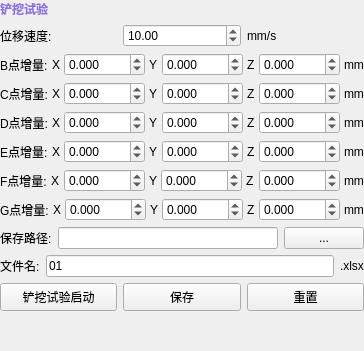
             <widget class="QWidget" name="testShovelPage">
              <layout class="QVBoxLayout" name="testShovelPageLayout">
               <property name="leftMargin">
                <number>0</number>
               </property>
               <property name="topMargin">
                <number>0</number>
               </property>
               <property name="rightMargin">
                <number>0</number>
               </property>
               <property name="bottomMargin">
                <number>0</number>
               </property>
               <item>
                <widget class="QLabel" name="testShovelLabel">
                 <property name="styleSheet">
                  <string>font-weight:bold;color:#8e72d4;</string>
                 </property>
                 <property name="text">
                  <string>铲挖试验</string>
                 </property>
                </widget>
               </item>
               <item>
                <layout class="QHBoxLayout" name="testShovelSpeedRow">
                 <item>
                  <widget class="QLabel" name="testShovelSpeedLabel">
                   <property name="text">
                    <string>位移速度:</string>
                   </property>
                  </widget>
                 </item>
                 <item>
                  <widget class="QDoubleSpinBox" name="testShovelSpeed">
                   <property name="minimumSize">
                    <size>
                     <width>90</width>
                     <height>0</height>
                    </size>
                   </property>
                   <property name="minimum">
                    <double>1.000000000000000</double>
                   </property>
                   <property name="maximum">
                    <double>100.000000000000000</double>
                   </property>
                   <property name="value">
                    <double>10.000000000000000</double>
                   </property>
                  </widget>
                 </item>
                 <item>
                  <widget class="QLabel" name="testShovelSpeedUnit">
                   <property name="minimumSize">
                    <size>
                     <width>40</width>
                     <height>0</height>
                    </size>
                   </property>
                   <property name="text">
                    <string>mm/s</string>
                   </property>
                  </widget>
                 </item>
                </layout>
               </item>
               <item>
                <layout class="QHBoxLayout" name="testShovelBRow">
                 <property name="spacing"><number>4</number></property>
                 <item><widget class="QLabel" name="testShovelBLabel"><property name="text"><string>B点增量:</string></property></widget></item>
                 <item><widget class="QLabel" name="testShovelB_XLabel"><property name="text"><string>X</string></property></widget></item>
                 <item><widget class="QDoubleSpinBox" name="testShovelB_X"><property name="decimals"><number>3</number></property><property name="minimum"><double>-1000.000000000000000</double></property><property name="maximum"><double>1000.000000000000000</double></property></widget></item>
                 <item><widget class="QLabel" name="testShovelB_YLabel"><property name="text"><string>Y</string></property></widget></item>
                 <item><widget class="QDoubleSpinBox" name="testShovelB_Y"><property name="decimals"><number>3</number></property><property name="minimum"><double>-1000.000000000000000</double></property><property name="maximum"><double>1000.000000000000000</double></property></widget></item>
                 <item><widget class="QLabel" name="testShovelB_ZLabel"><property name="text"><string>Z</string></property></widget></item>
                 <item><widget class="QDoubleSpinBox" name="testShovelB_Z"><property name="decimals"><number>3</number></property><property name="minimum"><double>-1000.000000000000000</double></property><property name="maximum"><double>1000.000000000000000</double></property></widget></item>
                 <item><widget class="QLabel" name="testShovelBUnit"><property name="text"><string>mm</string></property></widget></item>
                </layout>
               </item>
               <item>
                <layout class="QHBoxLayout" name="testShovelCRow">
                 <property name="spacing"><number>4</number></property>
                 <item><widget class="QLabel" name="testShovelCLabel"><property name="text"><string>C点增量:</string></property></widget></item>
                 <item><widget class="QLabel" name="testShovelC_XLabel"><property name="text"><string>X</string></property></widget></item>
                 <item><widget class="QDoubleSpinBox" name="testShovelC_X"><property name="decimals"><number>3</number></property><property name="minimum"><double>-1000.000000000000000</double></property><property name="maximum"><double>1000.000000000000000</double></property></widget></item>
                 <item><widget class="QLabel" name="testShovelC_YLabel"><property name="text"><string>Y</string></property></widget></item>
                 <item><widget class="QDoubleSpinBox" name="testShovelC_Y"><property name="decimals"><number>3</number></property><property name="minimum"><double>-1000.000000000000000</double></property><property name="maximum"><double>1000.000000000000000</double></property></widget></item>
                 <item><widget class="QLabel" name="testShovelC_ZLabel"><property name="text"><string>Z</string></property></widget></item>
                 <item><widget class="QDoubleSpinBox" name="testShovelC_Z"><property name="decimals"><number>3</number></property><property name="minimum"><double>-1000.000000000000000</double></property><property name="maximum"><double>1000.000000000000000</double></property></widget></item>
                 <item><widget class="QLabel" name="testShovelCUnit"><property name="text"><string>mm</string></property></widget></item>
                </layout>
               </item>
               <item>
               <layout class="QHBoxLayout" name="testShovelDRow">
                 <property name="spacing"><number>4</number></property>
                 <item><widget class="QLabel" name="testShovelDLabel"><property name="text"><string>D点增量:</string></property></widget></item>
                 <item><widget class="QLabel" name="testShovelD_XLabel"><property name="text"><string>X</string></property></widget></item>
                 <item><widget class="QDoubleSpinBox" name="testShovelD_X"><property name="decimals"><number>3</number></property><property name="minimum"><double>-1000.000000000000000</double></property><property name="maximum"><double>1000.000000000000000</double></property></widget></item>
                 <item><widget class="QLabel" name="testShovelD_YLabel"><property name="text"><string>Y</string></property></widget></item>
                 <item><widget class="QDoubleSpinBox" name="testShovelD_Y"><property name="decimals"><number>3</number></property><property name="minimum"><double>-1000.000000000000000</double></property><property name="maximum"><double>1000.000000000000000</double></property></widget></item>
                 <item><widget class="QLabel" name="testShovelD_ZLabel"><property name="text"><string>Z</string></property></widget></item>
                 <item><widget class="QDoubleSpinBox" name="testShovelD_Z"><property name="decimals"><number>3</number></property><property name="minimum"><double>-1000.000000000000000</double></property><property name="maximum"><double>1000.000000000000000</double></property></widget></item>
                 <item><widget class="QLabel" name="testShovelDUnit"><property name="text"><string>mm</string></property></widget></item>
                </layout>
               </item>
               <item>
                <layout class="QHBoxLayout" name="testShovelERow">
                 <property name="spacing"><number>4</number></property>
                 <item><widget class="QLabel" name="testShovelELabel"><property name="text"><string>E点增量:</string></property></widget></item>
                 <item><widget class="QLabel" name="testShovelE_XLabel"><property name="text"><string>X</string></property></widget></item>
                 <item><widget class="QDoubleSpinBox" name="testShovelE_X"><property name="decimals"><number>3</number></property><property name="minimum"><double>-1000.000000000000000</double></property><property name="maximum"><double>1000.000000000000000</double></property></widget></item>
                 <item><widget class="QLabel" name="testShovelE_YLabel"><property name="text"><string>Y</string></property></widget></item>
                 <item><widget class="QDoubleSpinBox" name="testShovelE_Y"><property name="decimals"><number>3</number></property><property name="minimum"><double>-1000.000000000000000</double></property><property name="maximum"><double>1000.000000000000000</double></property></widget></item>
                 <item><widget class="QLabel" name="testShovelE_ZLabel"><property name="text"><string>Z</string></property></widget></item>
                 <item><widget class="QDoubleSpinBox" name="testShovelE_Z"><property name="decimals"><number>3</number></property><property name="minimum"><double>-1000.000000000000000</double></property><property name="maximum"><double>1000.000000000000000</double></property></widget></item>
                 <item><widget class="QLabel" name="testShovelEUnit"><property name="text"><string>mm</string></property></widget></item>
                </layout>
               </item>
               <item>
                <layout class="QHBoxLayout" name="testShovelFRow">
                 <property name="spacing"><number>4</number></property>
                 <item><widget class="QLabel" name="testShovelFLabel"><property name="text"><string>F点增量:</string></property></widget></item>
                 <item><widget class="QLabel" name="testShovelF_XLabel"><property name="text"><string>X</string></property></widget></item>
                 <item><widget class="QDoubleSpinBox" name="testShovelF_X"><property name="decimals"><number>3</number></property><property name="minimum"><double>-1000.000000000000000</double></property><property name="maximum"><double>1000.000000000000000</double></property></widget></item>
                 <item><widget class="QLabel" name="testShovelF_YLabel"><property name="text"><string>Y</string></property></widget></item>
                 <item><widget class="QDoubleSpinBox" name="testShovelF_Y"><property name="decimals"><number>3</number></property><property name="minimum"><double>-1000.000000000000000</double></property><property name="maximum"><double>1000.000000000000000</double></property></widget></item>
                 <item><widget class="QLabel" name="testShovelF_ZLabel"><property name="text"><string>Z</string></property></widget></item>
                 <item><widget class="QDoubleSpinBox" name="testShovelF_Z"><property name="decimals"><number>3</number></property><property name="minimum"><double>-1000.000000000000000</double></property><property name="maximum"><double>1000.000000000000000</double></property></widget></item>
                 <item><widget class="QLabel" name="testShovelFUnit"><property name="text"><string>mm</string></property></widget></item>
                </layout>
               </item>
               <item>
                <layout class="QHBoxLayout" name="testShovelGRow">
                 <property name="spacing"><number>4</number></property>
                 <item><widget class="QLabel" name="testShovelGLabel"><property name="text"><string>G点增量:</string></property></widget></item>
                 <item><widget class="QLabel" name="testShovelG_XLabel"><property name="text"><string>X</string></property></widget></item>
                 <item><widget class="QDoubleSpinBox" name="testShovelG_X"><property name="decimals"><number>3</number></property><property name="minimum"><double>-1000.000000000000000</double></property><property name="maximum"><double>1000.000000000000000</double></property></widget></item>
                 <item><widget class="QLabel" name="testShovelG_YLabel"><property name="text"><string>Y</string></property></widget></item>
                 <item><widget class="QDoubleSpinBox" name="testShovelG_Y"><property name="decimals"><number>3</number></property><property name="minimum"><double>-1000.000000000000000</double></property><property name="maximum"><double>1000.000000000000000</double></property></widget></item>
                 <item><widget class="QLabel" name="testShovelG_ZLabel"><property name="text"><string>Z</string></property></widget></item>
                 <item><widget class="QDoubleSpinBox" name="testShovelG_Z"><property name="decimals"><number>3</number></property><property name="minimum"><double>-1000.000000000000000</double></property><property name="maximum"><double>1000.000000000000000</double></property></widget></item>
                 <item><widget class="QLabel" name="testShovelGUnit"><property name="text"><string>mm</string></property></widget></item>
                </layout>
               </item>
               <item>
                <layout class="QHBoxLayout" name="testShovelSaveRow">
                 <item>
                  <widget class="QLabel" name="testShovelSaveLabel">
                   <property name="text">
                    <string>保存路径:</string>
                   </property>
                  </widget>
                 </item>
                 <item>
                  <widget class="QLineEdit" name="testShovelSavePath">
                   <property name="minimumSize">
                    <size>
                     <width>100</width>
                     <height>0</height>
                    </size>
                   </property>
                   <property name="readOnly">
                    <bool>true</bool>
                   </property>
                  </widget>
                 </item>
                 <item>
                  <widget class="QPushButton" name="testShovelSaveBrowse">
                   <property name="minimumSize">
                    <size>
                     <width>24</width>
                     <height>0</height>
                    </size>
                   </property>
                   <property name="text">
                    <string>...</string>
                   </property>
                  </widget>
                 </item>
                </layout>
               </item>
               <item>
                <layout class="QHBoxLayout" name="testShovelNameRow">
                 <item>
                  <widget class="QLabel" name="testShovelNameLabel">
                   <property name="text">
                    <string>文件名:</string>
                   </property>
                  </widget>
                 </item>
                 <item>
                  <widget class="QLineEdit" name="testShovelFileName">
                   <property name="minimumSize">
                    <size>
                     <width>80</width>
                     <height>0</height>
                    </size>
                   </property>
                   <property name="text">
                    <string>01</string>
                   </property>
                  </widget>
                 </item>
                 <item>
                  <widget class="QLabel" name="testShovelExtLabel">
                   <property name="text">
                    <string>.xlsx</string>
                   </property>
                  </widget>
                 </item>
                </layout>
               </item>
               <item>
                <layout class="QHBoxLayout" name="testShovelBtnRow">
                 <item>
                  <widget class="QPushButton" name="testShovelStart">
                   <property name="minimumSize">
                    <size>
                     <width>0</width>
                     <height>28</height>
                    </size>
                   </property>
                   <property name="text">
                    <string>铲挖试验启动</string>
                   </property>
                  </widget>
                 </item>
                 <item>
                  <widget class="QPushButton" name="testShovelSave">
                   <property name="minimumSize">
                    <size>
                     <width>48</width>
                     <height>28</height>
                    </size>
                   </property>
                   <property name="text">
                    <string>保存</string>
                   </property>
                  </widget>
                 </item>
                 <item>
                  <widget class="QPushButton" name="testShovelReset">
                   <property name="minimumSize">
                    <size>
                     <width>48</width>
                     <height>28</height>
                    </size>
                   </property>
                   <property name="text">
                    <string>重置</string>
                   </property>
                  </widget>
                 </item>
                </layout>
               </item>
               <item>
                <spacer name="testShovelSpacer">
                 <property name="orientation">
                  <enum>Qt::Orientation::Vertical</enum>
                 </property>
                 <property name="sizeHint" stdset="0">
                  <size>
                   <width>0</width>
                   <height>40</height>
                  </size>
                 </property>
                </spacer>
               </item>
              </layout>
             </widget>
